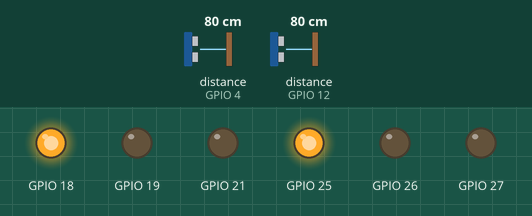
A program run on a simulated ESP32 board running MicroPython. On the bench: output pins drawn as LEDs (lit = HIGH). Inputs (shaded band) come from the test bench; at power-on: distance to the obstacle (sensors on GPIO 4, GPIO 12) 80 cm. The echo pulse lasts 58.3 µs per cm; library files of the repository ran but are not shown: hcsr04.py; pins used as bus, display or sensor lines are not drawn; what the program prints to the serial console is not drawn.

Above: at 5.0 s.
At 10.2 s:
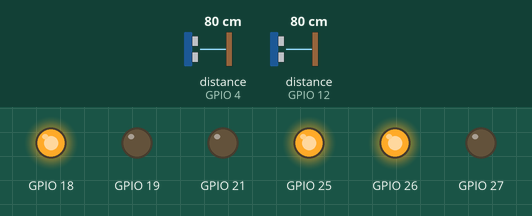
At 15.5 s:
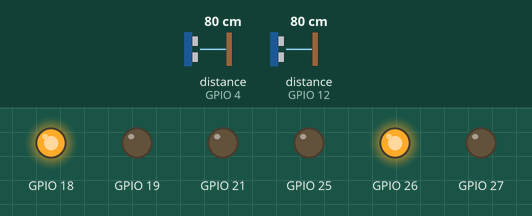
Timing chart, 0 to 24.2 s (numbered marks = the images above):
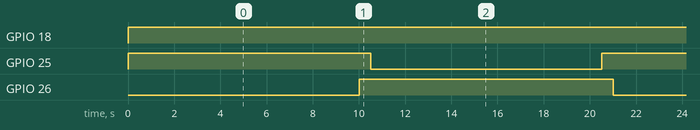

Measured:
- by itself, GPIO 18: LOW → HIGH at 0.01 s
- by itself, GPIO 25, GPIO 26: alternates HIGH for 11.0 s and LOW for 10.0 s
- by itself, everything shown: repeats every 21.0 s, in 4 steps

The program:

Traffic_LED.py
```python
import machine, time , hcsr04
from time import sleep
from machine import Pin, PWM
from hcsr04 import HCSR04
import random

PIN_R = 25
PIN_G = 26
PIN_B = 27

PIN_R2 = 18
PIN_G2 = 19
PIN_B2 = 21
s= HCSR04(trigger_pin=13, echo_pin=12)
s2= HCSR04(trigger_pin=2, echo_pin=4)
class RGBLed:
    def __init__(self, pin_r, pin_g, pin_b):
        self.pin_r = machine.PWM(machine.Pin(pin_r))
        self.pin_g = machine.PWM(machine.Pin(pin_g))
        self.pin_b = machine.PWM(machine.Pin(pin_b))
        self.set(0, 0, 0)

    def set(self, r, g, b):
        self.r = int(r)
        self.g = int(g)
        self.b = int(b)
        self.duty()

    def duty(self):
        self.pin_r.duty(self.duty_translate(self.r))
        self.pin_g.duty(self.duty_translate(self.g))
        self.pin_b.duty(self.duty_translate(self.b))

    def duty_translate(self, n):
        """translate values from 0-255 to 0-1023"""
        return int((float(n) / 255) * 1023)

led = RGBLed(PIN_R, PIN_G, PIN_B)
led2 = RGBLed(PIN_R2, PIN_G2, PIN_B2)
#        R    G   B


while True:
#     led.set(255, 0, 0)
#     sleep(5)
#     led.set(0, 0, 255)
#     sleep(0.5)
#     led.set(0, 255, 0)
#     sleep(5)
#     led.set(0, 0, 255)
#     sleep(0.5)
    distance= s.distance_cm()
    distance2= s2.distance_cm()
    print('Distance:', distance,'cm')
    print('Distance2:', distance2,'cm')
    led.set(255, 0, 0)
    led2.set(255, 0, 0)
    if distance < 10:
        sleep(0.5)
    else:
        sleep(10)
        led.set(255, 255, 0)
        sleep(0.5)
        led.set(0, 255, 0)
        sleep(10)
        led.set(255, 255, 0)
        sleep(0.5)
```
